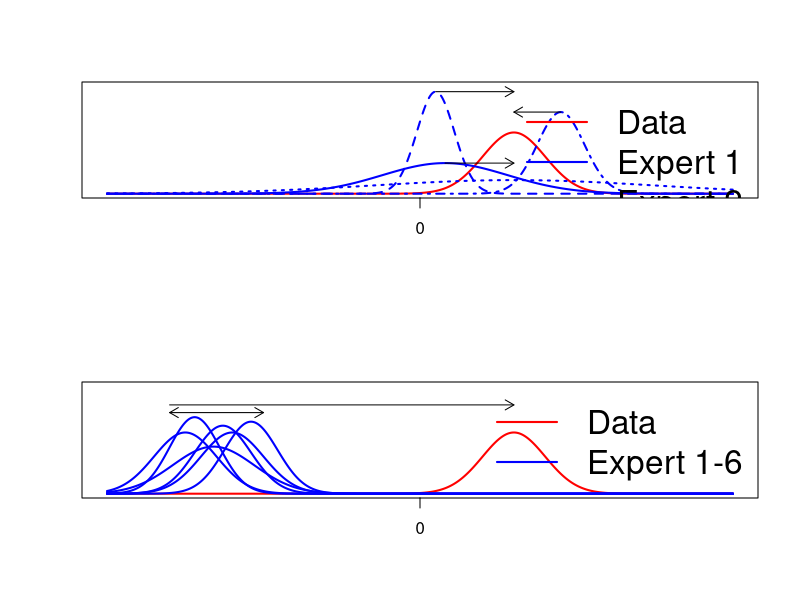

R code for this plot:
require(fGarch)
setwd("C:/Users/5507553/surfdrive/PhD werk/Projecten/P1 (DAC)/Working directory/DAC part/figures")
##basis
x <- seq(-10,10,by=.001)
y1 <- dsnorm(x,3,1,1)#normal distribution with mean of 3 and sd of 1  (skewness of 1 == normal)

png(file="figure3.png",width=1000,height=1000) #to store in png
par(mfrow=c(2,1))

#plot2 more experts
y5 <- dsnorm(x,.8,2,1)
y6 <- dsnorm(x,.5,.6,1)
y7 <- dsnorm(x,3,4.5,1)
y8 <- dsnorm(x,4.5,.75,1)
plot(x,y1,type="l",col="red",lwd=2,xlab="",ylab="",ylim=c(0,.7),xaxt="n",yaxt="n")
axis(side=1,at=0,labels=0)
lines(x,y5,type="l",col="blue",lwd=2,lty=1)
lines(x,y6,type="l",col="blue",lwd=2,lty=2)
lines(x,y7,type="l",col="blue",lwd=2,lty=3)
lines(x,y8,type="l",col="blue",lwd=2,lty=4)
arrows(x0=x[which.max(y5)],x1=3,y0=y5[which.max(y5)],y1=y5[which.max(y5)],length=.1,code=2) #from x0,y0 to x1,y1 arrowlength in inches, arrowhead both sides
arrows(x0=x[which.max(y6)],x1=3,y0=y6[which.max(y6)],y1=y6[which.max(y6)],length=.1,code=2) 
#arrows(x0=x[which.max(y7)],x1=3,y0=y7[which.max(y7)],y1=y7[which.max(y7)],length=.1,code=2) 
arrows(x0=x[which.max(y8)],x1=3,y0=y8[which.max(y8)],y1=y8[which.max(y8)],length=.1,code=2) 

legend("topright",bty="n",lty=c(1,1,2,3,4),lwd=c(2,2,2,2),col=c("red","blue","blue","blue","blue"),
       legend=c("Data","Expert 1", "Expert 2","Expert 3","Expert 4"),cex=2)
#add legend




# plot 3, experts agree but disagree with data
# might the data be polouted?
y9 <- dsnorm(x,-6,1,1)
y10 <- dsnorm(x,-6.6,1.3,1)
y11 <- dsnorm(x,-6.3,.9,1)
y12 <- dsnorm(x,-7.5,1,1)
y13 <- dsnorm(x,-5.4,.85,1)
y14 <- dsnorm(x,-7.2,.8,1)
plot(x,y1,type="l",col="red",lwd=2,xlab="",ylab="",ylim=c(0,.7),xaxt="n",yaxt="n")
#plot for "data" with beta on x-axis
axis(side=1,at=0,labels=0)
# add zero value lable at xaxis
lines(x,y9,type="l",col="blue",lwd=2)
lines(x,y10,type="l",col="blue",lwd=2)
lines(x,y11,type="l",col="blue",lwd=2)
lines(x,y12,type="l",col="blue",lwd=2)
lines(x,y13,type="l",col="blue",lwd=2)
lines(x,y14,type="l",col="blue",lwd=2)
arrows(x0=-8,x1=-5,y0=y14[which.max(y14)]+.03,y1=y14[which.max(y14)]+.03,length=.1,code=3) 
arrows(x0=-8,x1=3,y0=y14[which.max(y14)]+.08,y1=y14[which.max(y14)]+.08,length=.1,code=2) 
legend("topright",bty="n",lty=c(1,1),lwd=c(2,2),col=c("red","blue"),legend=c("Data","Expert 1-6"),cex=2)
#add legend

dev.off() # get png filled
